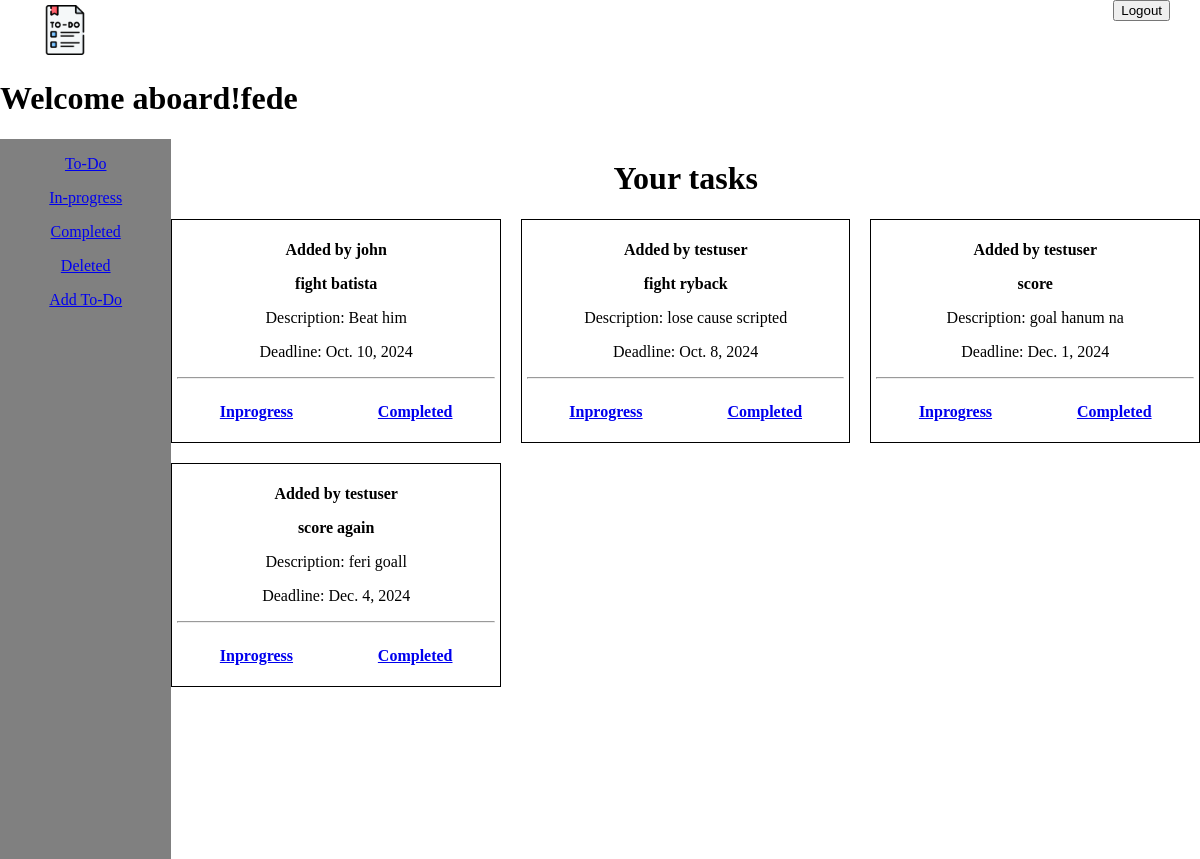
Screenshot of / (signed in) with the database file from the repository.
### base/models.py (models this page shows, shortened)
class Task(models.Model):
    STATUS_CHOICES= [
        ('todo', 'ToDo'),
        ('inporgress', 'InProgress'),
        ('completed', 'Completed'),
        ('deleted', 'Deleted'),
    ]
    user = models.ForeignKey(User, on_delete=models.CASCADE,null=True,)
    title = models.CharField(max_length=200)
    description = models.TextField()
    deadline = models.DateField()
    status = models.CharField(max_length=10, choices=STATUS_CHOICES, default='todo')
    created = models.DateTimeField(auto_now_add=True)

### base/views.py (the view)
# urls.py: path('', views.home, name='home'),
def home(request):
    now = timezone.now().date()  # Get the current date, ignoring the time
    expired_tasks = Task.objects.filter(deadline__lt=now) #lt bhaneko less than
    expired_tasks.update(status='deleted')
    tasks = Task.objects.filter(status='todo')
    context={'tasks': tasks}
    return render(request, 'base/home.html', context)

### base/templates/base/home.html
{% extends 'main.html' %}
{% load static  %}
{% block content %}
<link rel="stylesheet" type="text/css" href="/static/css/home.css">
<link rel="stylesheet" type="text/css" href="/static/css/side.css">
<body class="h">
    <h1>Welcome aboard!{{user.username }}</h1>
<div class="container">
    {% include 'base/sidebar.html' %}
    <div class="land">
        <h1>Your tasks</h1>
        <div class="box">
            {% for x in tasks %}
            <div class="task-item">
                <p><strong>Added by {{ x.user.username|default:"testuser" }}</strong></p>
                <p><b>{{x.title}}</b></p>
                <p>Description: {{x.description}}</p>
                <p>Deadline: {{x.deadline}}</p>
                <hr>
                <div class="below">
                    <a href="{% url 'change_p' x.id %}"><p><strong>Inprogress</strong></p></a>
                    <a href="{% url 'changeto_completed' x.id %}"><p><strong>Completed</strong></p></a>
                </div>
            </div>
            {% endfor %}
        </div>
    </div>
</div>
</body>
{% endblock %}

### static/css/home.css (style rules this page uses)
.h { margin: 0%; padding: 0%; }
.container { display: grid; grid-template-columns: 0.5fr 3fr; height: 90vh; }
.land h1 { text-align: center; }
.box { display: grid; grid-template-columns: 1fr 1fr 1fr; gap: 20px; }
.task-item { border: 1px solid #000; padding: 5px; text-align: center; }
.box .below { display: flex; justify-content: space-around; }

### rows the page displays
Task: user.username "john", title "fight batista", description "Beat him", deadline "Oct. 10, 2024"
Task: user.username "testuser", title "fight ryback", description "lose cause scripted", deadline "Oct. 8, 2024"
Task: user.username "testuser", title "score", description "goal hanum na", deadline "Dec. 1, 2024"
Task: user.username "testuser", title "score again", description "feri goall", deadline "Dec. 4, 2024"

### other values shown
{{ user.username }} "fede"
